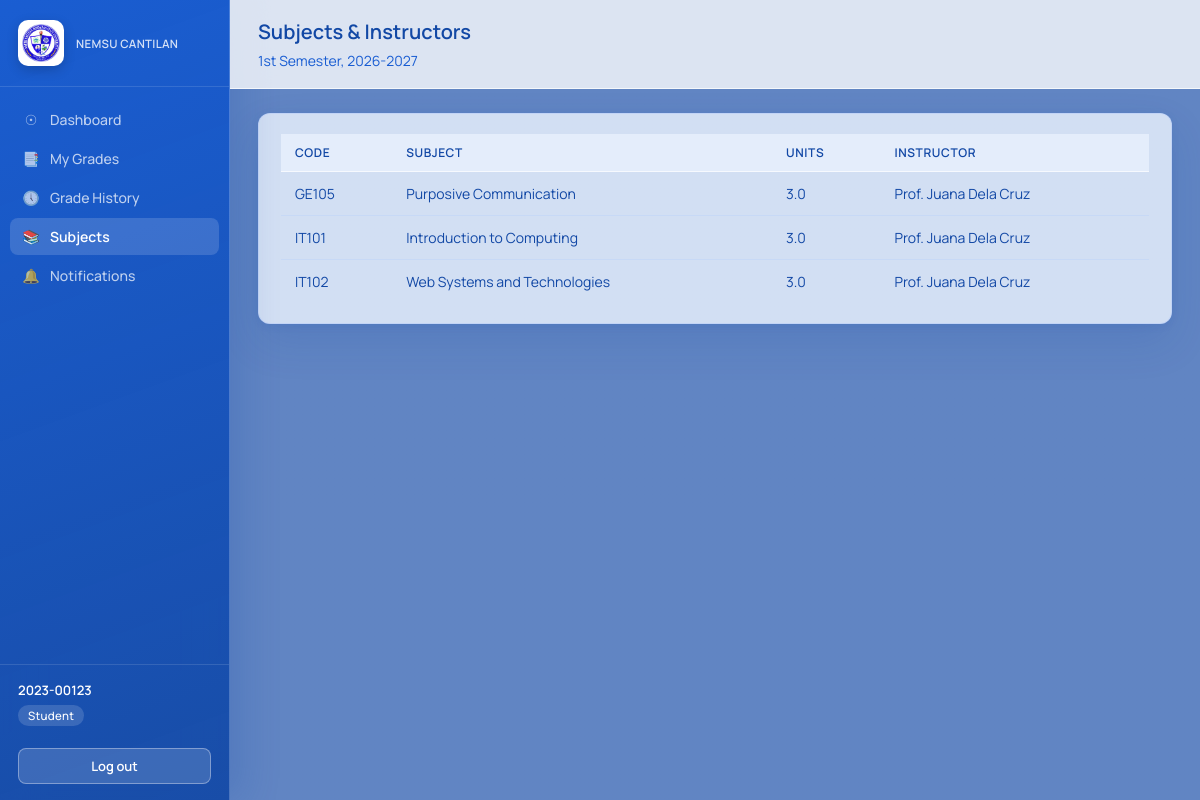
/student/subjects (signed in), run on the app's committed database.
### tables this page shows
CREATE TABLE grades (
    id INTEGER PRIMARY KEY AUTOINCREMENT,
    enrollment_id INTEGER UNIQUE NOT NULL REFERENCES enrollments(id),
    prelim REAL,
    midterm REAL,
    finals REAL,
    final_grade REAL,
    remarks TEXT,
    status TEXT NOT NULL DEFAULT 'draft'
        CHECK (status IN ('draft', 'submitted', 'approved', 'released')),
    updated_at TEXT NOT NULL DEFAULT (datetime('now'))
);

CREATE TABLE subjects (
    id INTEGER PRIMARY KEY AUTOINCREMENT,
    code TEXT UNIQUE NOT NULL,
    name TEXT NOT NULL,
    units REAL NOT NULL DEFAULT 3
);

CREATE TABLE faculty (
    user_id INTEGER PRIMARY KEY REFERENCES users(id) ON DELETE CASCADE,
    full_name TEXT NOT NULL
, employee_id TEXT, verification_status TEXT NOT NULL DEFAULT 'approved', position TEXT NOT NULL DEFAULT 'Faculty', profile_image TEXT);

### routes/student.py (the view)
@bp.route("/subjects")
@role_required("student")
def subjects():
    conn = get_db()
    stu = _student(conn)
    terms = _terms_for_student(conn, session["user_id"])
    current = terms[0] if terms else None
    rows = _grades_for_term(conn, session["user_id"], *current) if current else []
    conn.close()
    return render_template(
        "student/subjects.html", student=stu, rows=rows, current=current,
    )

### app.py (called while the page is built)
def create_app():
    app = Flask(__name__)
    app.secret_key = "ogvs-dev-secret-key-change-me"  # TODO: move to env var in production
    app.register_blueprint(auth_bp)
    app.register_blueprint(student_bp)
    app.register_blueprint(faculty_bp)
    app.register_blueprint(admin_bp)
    @app.context_processor
    def inject_globals():
        from flask import session
        return {"current_role": session.get("role"), "current_username": session.get("username")}
    @app.errorhandler(403)
    def forbidden(e):
        return "403 — You don't have access to this page.", 403
    @app.errorhandler(404)
    def not_found(e):
        return "404 — Page not found.", 404
    return app

### database.py (called while the page is built)
def get_db():
    DB_PATH.parent.mkdir(exist_ok=True)
    conn = sqlite3.connect(DB_PATH)
    conn.row_factory = sqlite3.Row
    conn.execute("PRAGMA foreign_keys = ON")
    return conn

### routes/student.py (called while the page is built)
def _student(conn):
    return conn.execute(
        "SELECT * FROM students WHERE user_id = ?", (session["user_id"],)
    ).fetchone()

def _terms_for_student(conn, user_id):
    rows = conn.execute(
        """SELECT DISTINCT co.semester, co.school_year
           FROM enrollments e
           JOIN class_offerings co ON co.id = e.offering_id
           WHERE e.student_user_id = ?
           ORDER BY co.school_year DESC, co.semester""",
        (user_id,),
    ).fetchall()
    return [(r["semester"], r["school_year"]) for r in rows]

def _grades_for_term(conn, user_id, semester, school_year):
    return conn.execute(
        """SELECT s.code, s.name, s.units, co.meeting_time, co.meeting_days,
              g.prelim, g.midterm, g.finals,
                  g.final_grade, g.remarks, g.status, f.full_name AS instructor
           FROM enrollments e
           JOIN class_offerings co ON co.id = e.offering_id
           JOIN subjects s ON s.id = co.subject_id
           LEFT JOIN grades g ON g.enrollment_id = e.id
           LEFT JOIN faculty f ON f.user_id = co.faculty_user_id
           WHERE e.student_user_id = ? AND co.semester = ? AND co.school_year = ?
           ORDER BY s.code""",
        (user_id, semester, school_year),
    ).fetchall()

### templates/student/subjects.html (shortened to what this page needs)
{% extends "base.html" %}
{% block page_title %}Subjects & Instructors{% endblock %}
{% block page_subtitle %}{% if current %}{{ current[0] }}, {{ current[1] }}{% endif %}{% endblock %}
{% block content %}
<div class="card">
  {% if rows %}
  <div class="table-wrap">
  <table>
    <thead><tr><th>Code</th><th>Subject</th><th>Units</th><th>Instructor</th></tr></thead>
    <tbody>
      {% for r in rows %}
      <tr>
        <td>{{ r.code }}</td>
        <td>{{ r.name }}</td>
        <td>{{ r.units }}</td>
        <td>{{ r.instructor or "To be assigned" }}</td>
      </tr>
      {% endfor %}
    </tbody>
  </table>
  </div>
  {% else %}
  <div class="empty-state">No subjects enrolled for the current semester.</div>
  {% endif %}
</div>
{% endblock %}

### static/css/style.css (style rules this page uses)
:root { --nemsu-navy: #1248a5; --nemsu-navy-dark: #1248a5; --nemsu-blue: #185cd2; --nemsu-blue-light: #ecf3fe; --nemsu-sky: #6597ec; --nemsu-gold: #94b5f5; --nemsu-gold-dark: #185cd2; --text-dark: #1248a5; --text-muted: #185cd2; --border: rgba(192,211,248,0.8); --bg: #ecf3fe; --white: #FFFFFF; --success: #1b5e20; --success-bg: #e8f5e9; --danger: #b71c1c; --danger-bg: #fdecea; --warning: #e65100; --warning-bg: #fff8e1; --info: #1248a5; --info-bg: #c0d3f8; --radius: 12px; --glass: rgba(236,243,254,0.82); --glass-strong: rgba(255,255,255,0.94); --shadow: 0 18px 42px rgba(18,72,165,0.14), 0 2px 8px rgba(18,72,165,0.08); }
* { box-sizing: border-box; }
body { margin: 0; font-family: 'Manrope', 'Segoe UI', Roboto, Arial, sans-serif; background: linear-gradient(rgba(18, 72, 165, 0.72), rgba(18, 72, 165, 0.72)), url('../img/1.jpg') center / cover fixed no-repeat; background-attachment: fixed; color: var(--text-dark); font-size: 15px; overflow-x: hidden; }
.card { background: var(--glass); border: 1px solid var(--border); border-radius: var(--radius); box-shadow: var(--shadow); padding: 20px 22px; margin-bottom: 20px; }
table { width: 100%; border-collapse: collapse; font-size: 14px; }
thead th { background: rgba(236,243,254,0.72); color: var(--nemsu-navy); text-align: left; padding: 10px 14px; font-size: 12px; font-weight: 600; text-transform: uppercase; letter-spacing: 0.05em; border-bottom: 1px solid rgba(255,255,255,0.68); }
tbody td { padding: 12px 14px; border-bottom: 1px solid rgba(192,211,248,0.55); vertical-align: middle; color: var(--text-dark); }
tbody tr:last-child td { border-bottom: none; }
.table-wrap { width: 100%; overflow-x: auto; -webkit-overflow-scrolling: touch; }
.table-wrap table { min-width: 640px; }

### data on the page
grades: code "GE105", name "Purposive Communication", units "3.0", full_name "Prof. Juana Dela Cruz"
grades: code "IT101", name "Introduction to Computing", units "3.0", full_name "Prof. Juana Dela Cruz"
grades: code "IT102", name "Web Systems and Technologies", units "3.0", full_name "Prof. Juana Dela Cruz"

### other printed values
{{ 'REGISTRAR' if current_role == 'admin' else current_username|upper }} "2023-00123"
{{ current_role }} "Student"
{{ current[0] }} "1st Semester"
{{ current[1] }} "2026-2027"
